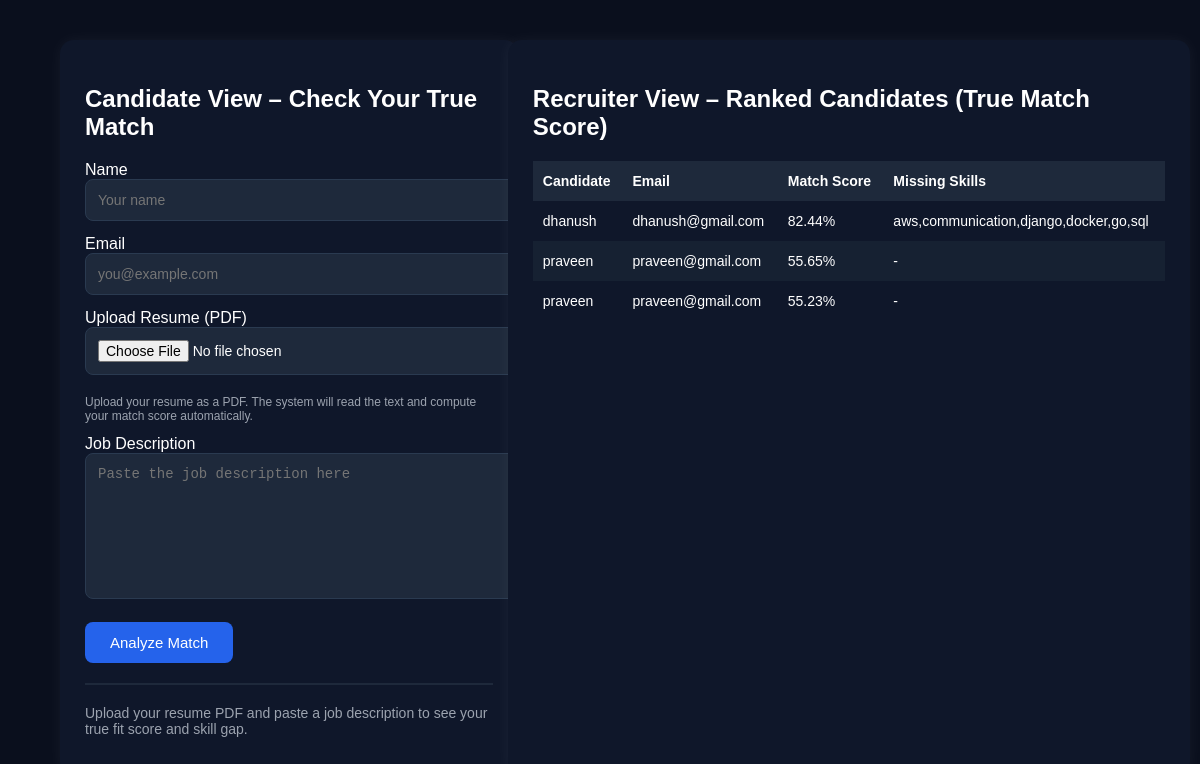
Before: / with the older database file.
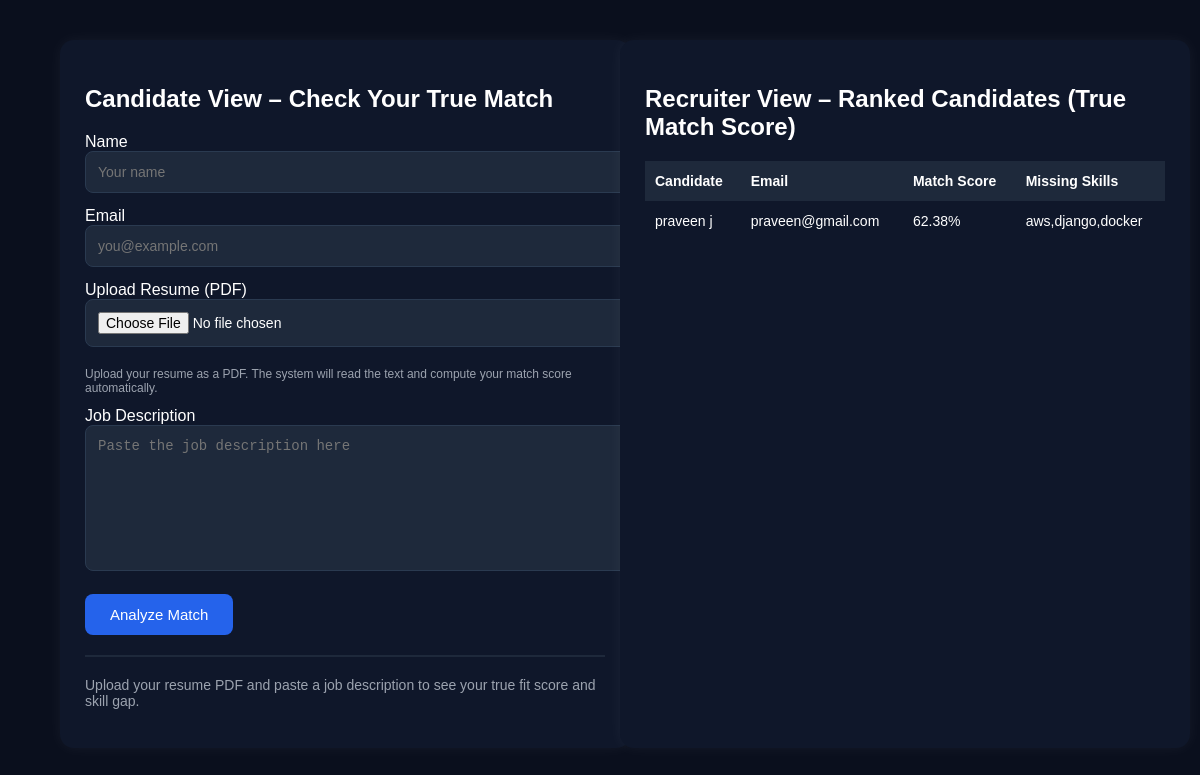
After: the same page with the newer database file.
### models.py (models this page shows, shortened)
class Match(db.Model):
    __tablename__ = "matches"
    id = db.Column(db.Integer, primary_key=True)
    candidate_id = db.Column(db.Integer, db.ForeignKey("candidates.id"))
    job_id = db.Column(db.Integer, db.ForeignKey("jobs.id"))
    match_score = db.Column(db.Float)
    missing_skills = db.Column(db.Text)  # comma separated
    candidate = db.relationship("Candidate", backref="matches")
    job = db.relationship("Job", backref="matches")

class Candidate(db.Model):
    __tablename__ = "candidates"
    id = db.Column(db.Integer, primary_key=True)
    name = db.Column(db.String(120))
    email = db.Column(db.String(120))
    resume_text = db.Column(db.Text)
    skills = db.Column(db.Text)  # comma separated skills
    created_at = db.Column(db.DateTime, default=datetime.utcnow)

### app.py (the view, shortened to what this page needs)
@app.route("/", methods=["GET", "POST"])
def index():
    result = None
    error_message = None
    matches = (
        Match.query.order_by(Match.match_score.desc())
        .limit(10)
        .all()
    )
    return render_template("index.html", result=result, matches=matches, error_message=error_message)

### templates/index.html (shortened to what this page needs)
<!DOCTYPE html>
<html lang="en">
<head>
    <link rel="stylesheet" href="{{ url_for('static', filename='style.css') }}">
</head>
<body>
<div class="container">
    <div class="card">
        <h2>Candidate View – Check Your True Match</h2>
        <form method="POST" enctype="multipart/form-data">
            <label>Name</label>
            <input
                type="text"
                name="candidate_name"
                placeholder="Your name"
                value="{{ request.form.candidate_name or '' }}"
            >
            <label>Email</label>
            <input
                type="email"
                name="candidate_email"
                placeholder="you@example.com"
                value="{{ request.form.candidate_email or '' }}"
            >
            <label>Upload Resume (PDF)</label>
            <input
                type="file"
                name="resume_pdf"
                accept="application/pdf"
            />
            <p style="font-size: 12px; color:#9ca3af; margin:6px 0 12px;">
                Upload your resume as a PDF. The system will read the text and
                compute your match score automatically.
            </p>
            <label>Job Description</label>
            <textarea
                name="job_text"
                placeholder="Paste the job description here"
            >{{ request.form.job_text or '' }}</textarea>
            <button type="submit">Analyze Match</button>
        </form>
        <hr>
        {% if result %}
            <h3>True Match Score: {{ result.match_score }}%</h3>
            <p>
                <strong>Your Skills Detected:</strong>
                {% if result.cand_skills %}
                    {{ result.cand_skills | join(", ") }}
                {% else %}
                    No skills detected from résumé.
                {% endif %}
            </p>
            <p>
                <strong>Skills Required (from JD):</strong>
                {% if result.job_skills %}
                    {{ result.job_skills | join(", ") }}
                {% else %}
                    No skills detected from job description.
                {% endif %}
            </p>
            <p>
                <strong>Skill Gap – Recommended to Learn:</strong>
                {% if result.missing_skills %}
                    {{ result.missing_skills | join(", ") }}
                {% else %}
                    Great! You cover all detected skills.
                {% endif %}
            </p>
        {% else %}
            <p style="margin-top: 10px; font-size: 14px; color:#9ca3af;">
                Upload your resume PDF and paste a job description to see
                your true fit score and skill gap.
            </p>
        {% endif %}
    </div>
    <div class="card">
        <h2>Recruiter View – Ranked Candidates (True Match Score)</h2>
        <table>
            <thead>
            <tr>
                <th>Candidate</th>
                <th>Email</th>
                <th>Match Score</th>
                <th>Missing Skills</th>
            </tr>
            </thead>
            <tbody>
            {% if matches %}
                {% for m in matches %}
                    <tr>
                        <td>{{ m.candidate.name if m.candidate else "N/A" }}</td>
                        <td>{{ m.candidate.email if m.candidate else "N/A" }}</td>
                        <td>{{ "%.2f"|format(m.match_score) }}%</td>
                        <td>{{ m.missing_skills or "-" }}</td>
                    </tr>
                {% endfor %}
            {% else %}
                <tr>
                    <td colspan="4" style="font-size:14px; color:#9ca3af;">
                        No candidates analyzed yet.
                    </td>
                </tr>
            {% endif %}
            </tbody>
        </table>
    </div>
</div>
</body>
</html>

### static/style.css (style rules this page uses)
body { display: flex; justify-content: center; background-color: #0A0F1D; color: white; font-family: "Poppins", sans-serif; margin: 0; padding: 0; }
.container { display: grid; grid-template-columns: 1fr 1fr; gap: 40px; width: 90%; margin-top: 40px; }
.card { background: #0F172A; padding: 25px; border-radius: 14px; width: 100%; min-height: 500px; box-shadow: 0 0 15px rgba(255,255,255,0.05); transition: transform 0.2s ease-in-out; }
input, textarea { width: 100%; padding: 12px; border-radius: 8px; background: #1E293B; border: 1px solid #2A3A50; color: white; font-size: 14px; margin-bottom: 14px; resize: vertical; }
textarea { min-height: 120px; }
button { display: inline-block; padding: 12px 25px; background: #2563EB; border: none; border-radius: 8px; cursor: pointer; font-size: 15px; color: white; margin-top: 5px; transition: 0.2s ease-in-out; }
hr { border: 1px solid #1E293B; margin: 20px 0; }
table { width: 100%; border-collapse: collapse; margin-top: 12px; }
th, td { padding: 12px 10px; text-align: left; font-size: 14px; }
th { background: #1E293B; font-weight: 600; }

Changed rows visible on the page:
removed Match: candidate "dhanush", candidate "dhanush@gmail.com", match_score "82.44", missing_skills "aws,communication,django,docker,go,sql"
removed Match: candidate "praveen", candidate "praveen@gmail.com", match_score "55.65", missing_skills "-"
changed Match "praveen@gmail.com": candidate "praveen" → "praveen j"; match_score "55.23" → "62.38"; missing_skills "-" → "aws,django,docker"
